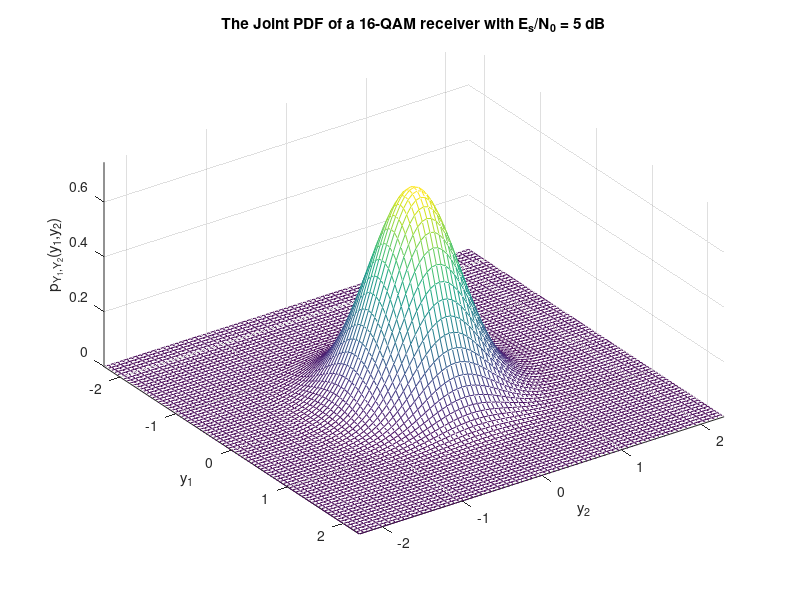

This figure's MATLAB source:
% File: plot_joint_pdf_16QAM.m
% Plots the joint PDF of a 16-QAM constellation with AWGN
% Copyrigth (c) 2007. Robert Morelos-Zaragoza. SJSU.
% You get the idea, the joint PDF for any constellation can be plotted ...

clear all;
esn0 = input('Energy-to-noise ratio? ');
S = (1/sqrt(10)) * [  1  1              % Signal points
                      3  1
                      1  3
                      3  3
                     -1  1
                     -3  1
                     -1  3
                     -3  3
                      1 -1
                      3 -1
                      1 -3
                      3 -3
                     -1 -1
                     -3 -1
                     -1 -3
                     -3 -3 ]/sqrt(10);
sx = sqrt(10^(-esn0/10)/2);              % Noise standard deviation
sy = sqrt(10^(-esn0/10)/2);
xmin = -5.*sx+min(S(:,1));     xmax = 5.*sx+max(S(:,1));
ymin = -5.*sy+min(S(:,2));     ymax = 5.*sy+max(S(:,2));
deltax = (xmax-xmin)/80;   deltay = (ymax-ymin)/80;
[x,y] = meshgrid(xmin:deltax:xmax,ymin:deltay:ymax);
for m=1:length(S)
    if m==1
        z = (1/length(S)) * exp(-(((x-S(m,1))/sx).^2+((y-S(m,2))/sy).^2)/2) ...
            /(2*pi*sx*sy);
    else
        z = z + (1/length(S)) * exp(-(((x-S(m,1))/sx).^2+((y-S(m,2))/sy).^2)/2) ...
            /(2*pi*sx*sy);
    end
end
figure
meshc(x,y,z);
axis tight
title(['The Joint PDF of a 16-QAM receiver with E_s/N_0 = ',num2str(esn0),' dB'])
xlabel('y_1'), ylabel('y_2'), zlabel('p_{Y_1,Y_2}(y_1,y_2)')
az = 55; el = 45; view(az, el);
